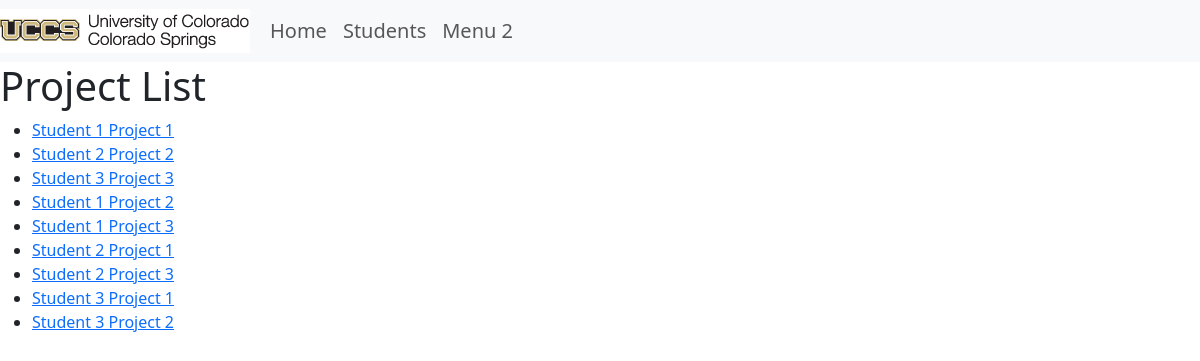
/projects/, run on the app's committed database.
### portfolio_app/models.py (models this page shows, shortened)
class Project(models.Model):
    title = models.CharField(max_length=200)
    description = models.TextField(blank = False)
    portfolio = models.ForeignKey(Portfolio, null=True, on_delete=models.CASCADE, default = None)
    def get_absolute_url(self):
        return reverse("project-detail",  args=[str(self.id)])

### portfolio_app/views.py (the view)
# urls.py: path('projects/', views.ProjectListView.as_view(), name= 'project'),
class ProjectListView(generic.ListView):
    model = Project

### portfolio_app/templates/portfolio_app/project_list.html
{% extends 'portfolio_app/base_template.html' %}
{% block content %}
<h1>Project List</h1>
{% if project_list %}
<ul>
{% for project in project_list %}
<li>
<a href="{{ project.get_absolute_url }}">{{ project.title }}</a>
</li>
{% endfor %}
</ul>
{% else %}
<p>There are no projects registered.</p>
{% endif %}
{% endblock %}

### data on the page
Project: title "Student 1 Project 1"
Project: title "Student 2 Project 2"
Project: title "Student 3 Project 3"
Project: title "Student 1 Project 2"
Project: title "Student 1 Project 3"
Project: title "Student 2 Project 1"
Project: title "Student 2 Project 3"
Project: title "Student 3 Project 1"
Project: title "Student 3 Project 2"
